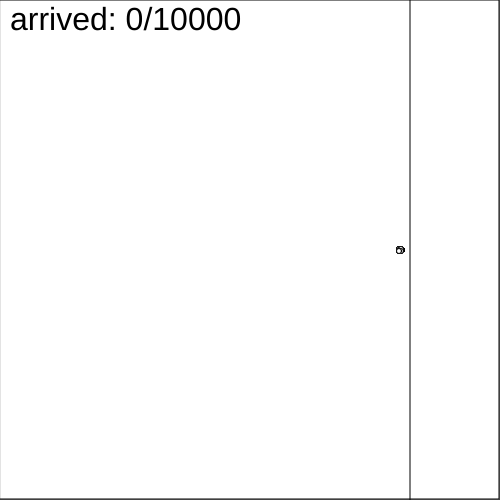
Frame 1 (no input)
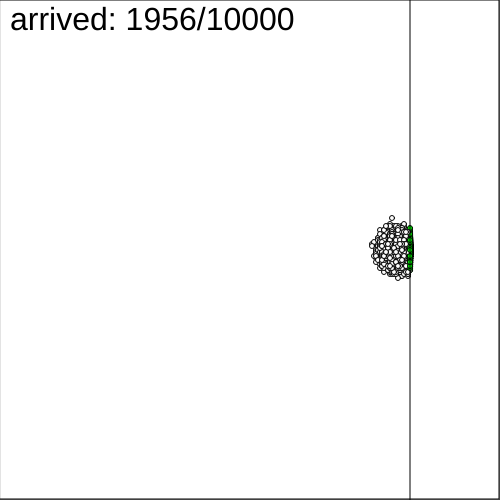
Frame 60 (no input)
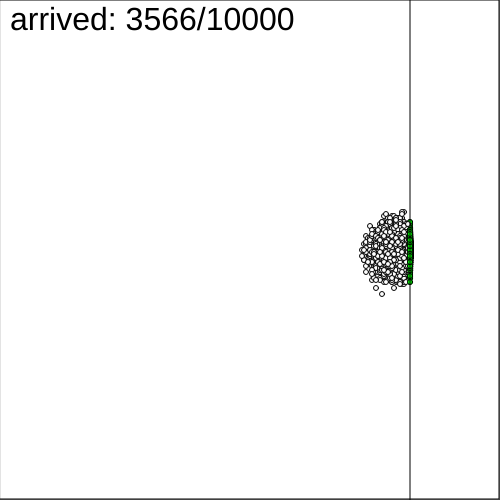
Frame 120 (the mouse pressed at the canvas centre since frame 60)

The p5.js sketch that drew these frames (run headless with seeded random() and noise() and a simulated clock; from frame 60 on, the mouse is pressed at the canvas centre):

// p5.js sketch
// ── sketch.js
var drunkers;
var drunkerNum = 10000;
var startX = 400;// 起始位置
var goalX = 410; // 家的位置

// 函数setup() ：准备阶段
function setup() {
	createCanvas(500,500);

	drunkers = new Array();
	for(let i =0;i<drunkerNum;i++)
	{
		var x = startX;
		var y = 250;
		drunkers[i] = createVector(x,y);
	}

}

// 函数draw()：作画阶段
function draw() {
	fill(255);// 填充白色
	rect(-1,-1,width+1,height+1);
	noFill();
	rect(0,0,width-1,height-1);

	

	//ellipse(250,250,50,50);
	var count = drunkers.length;
	for(let i=0;i<drunkers.length;i++)
	{
		var x= drunkers[i].x;
		var y = drunkers[i].y;
		var arrived = (x>=goalX);
		if(!arrived)
		{
			x += (random(0,1)>=0.5)?1:-1;
			y += (random(0,1)>=0.5)?1:-1;
			drunkers[i].x = x;
			drunkers[i].y = y;
			count --;

			fill(255);
		}
		else
		{
			fill(0,255,0);
		}
		ellipse(drunkers[i].x,drunkers[i].y,5,5);

	}


	
	line(goalX,0,goalX,500);

	textSize(32);
	fill(0);
	var txt = "arrived: " + count + "/" + drunkers.length;
	text(txt, 10, 30);
	//text(txt,30,30);
	//text('word', 10, 30);

}
